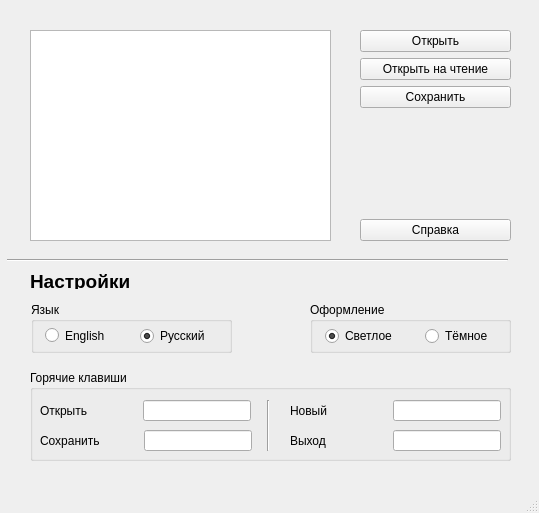
<?xml version="1.0" encoding="UTF-8"?>
<ui version="4.0">
 <class>MainWindow</class>
 <widget class="QMainWindow" name="MainWindow">
  <property name="enabled">
   <bool>true</bool>
  </property>
  <property name="geometry">
   <rect>
    <x>0</x>
    <y>0</y>
    <width>539</width>
    <height>513</height>
   </rect>
  </property>
  <property name="sizePolicy">
   <sizepolicy hsizetype="Fixed" vsizetype="Fixed">
    <horstretch>0</horstretch>
    <verstretch>0</verstretch>
   </sizepolicy>
  </property>
  <property name="windowTitle">
   <string>Урок 05</string>
  </property>
  <property name="locale">
   <locale language="Russian" country="Russia"/>
  </property>
  <property name="inputMethodHints">
   <set>Qt::ImhNone</set>
  </property>
  <widget class="QWidget" name="centralwidget">
   <widget class="QPlainTextEdit" name="plainTextEdit">
    <property name="geometry">
     <rect>
      <x>30</x>
      <y>30</y>
      <width>301</width>
      <height>211</height>
     </rect>
    </property>
   </widget>
   <widget class="Line" name="line">
    <property name="geometry">
     <rect>
      <x>7</x>
      <y>250</y>
      <width>501</width>
      <height>20</height>
     </rect>
    </property>
    <property name="orientation">
     <enum>Qt::Horizontal</enum>
    </property>
   </widget>
   <widget class="QWidget" name="verticalLayoutWidget_3">
    <property name="geometry">
     <rect>
      <x>360</x>
      <y>30</y>
      <width>151</width>
      <height>211</height>
     </rect>
    </property>
    <layout class="QVBoxLayout" name="verticalLayout_4">
     <item>
      <widget class="QPushButton" name="open_button">
       <property name="locale">
        <locale language="Russian" country="Russia"/>
       </property>
       <property name="text">
        <string>Открыть</string>
       </property>
      </widget>
     </item>
     <item>
      <widget class="QPushButton" name="open_read_button">
       <property name="locale">
        <locale language="Russian" country="Russia"/>
       </property>
       <property name="text">
        <string>Открыть на чтение</string>
       </property>
      </widget>
     </item>
     <item>
      <widget class="QPushButton" name="save_button">
       <property name="locale">
        <locale language="Russian" country="Russia"/>
       </property>
       <property name="text">
        <string>Сохранить</string>
       </property>
      </widget>
     </item>
     <item>
      <spacer name="verticalSpacer">
       <property name="orientation">
        <enum>Qt::Vertical</enum>
       </property>
       <property name="sizeHint" stdset="0">
        <size>
         <width>20</width>
         <height>40</height>
        </size>
       </property>
      </spacer>
     </item>
     <item>
      <widget class="QPushButton" name="help_button">
       <property name="locale">
        <locale language="Russian" country="Russia"/>
       </property>
       <property name="text">
        <string>Справка</string>
       </property>
      </widget>
     </item>
    </layout>
   </widget>
   <widget class="QLabel" name="settings_label">
    <property name="geometry">
     <rect>
      <x>30</x>
      <y>273</y>
      <width>101</width>
      <height>16</height>
     </rect>
    </property>
    <property name="font">
     <font>
      <pointsize>14</pointsize>
      <bold>true</bold>
     </font>
    </property>
    <property name="text">
     <string>Настройки</string>
    </property>
   </widget>
   <widget class="QGroupBox" name="hotkeys_group">
    <property name="geometry">
     <rect>
      <x>30</x>
      <y>370</y>
      <width>481</width>
      <height>91</height>
     </rect>
    </property>
    <property name="title">
     <string>Горячие клавиши</string>
    </property>
    <widget class="Line" name="line_2">
     <property name="geometry">
      <rect>
       <x>230</x>
       <y>30</y>
       <width>16</width>
       <height>51</height>
      </rect>
     </property>
     <property name="orientation">
      <enum>Qt::Vertical</enum>
     </property>
    </widget>
    <widget class="QWidget" name="horizontalLayoutWidget_7">
     <property name="geometry">
      <rect>
       <x>260</x>
       <y>30</y>
       <width>211</width>
       <height>21</height>
      </rect>
     </property>
     <layout class="QHBoxLayout" name="horizontalLayout_7">
      <item>
       <widget class="QLabel" name="label_new">
        <property name="text">
         <string>Новый</string>
        </property>
       </widget>
      </item>
      <item>
       <spacer name="horizontalSpacer_5">
        <property name="orientation">
         <enum>Qt::Horizontal</enum>
        </property>
        <property name="sizeHint" stdset="0">
         <size>
          <width>40</width>
          <height>20</height>
         </size>
        </property>
       </spacer>
      </item>
      <item>
       <widget class="QLineEdit" name="new_edit">
        <property name="sizePolicy">
         <sizepolicy hsizetype="Fixed" vsizetype="Fixed">
          <horstretch>0</horstretch>
          <verstretch>0</verstretch>
         </sizepolicy>
        </property>
        <property name="mouseTracking">
         <bool>true</bool>
        </property>
        <property name="focusPolicy">
         <enum>Qt::StrongFocus</enum>
        </property>
        <property name="locale">
         <locale language="English" country="UnitedStates"/>
        </property>
       </widget>
      </item>
     </layout>
    </widget>
    <widget class="QWidget" name="horizontalLayoutWidget_5">
     <property name="geometry">
      <rect>
       <x>10</x>
       <y>30</y>
       <width>211</width>
       <height>21</height>
      </rect>
     </property>
     <layout class="QHBoxLayout" name="horizontalLayout_5">
      <item>
       <widget class="QLabel" name="label_open">
        <property name="text">
         <string>Открыть</string>
        </property>
       </widget>
      </item>
      <item>
       <spacer name="horizontalSpacer_3">
        <property name="orientation">
         <enum>Qt::Horizontal</enum>
        </property>
        <property name="sizeHint" stdset="0">
         <size>
          <width>40</width>
          <height>20</height>
         </size>
        </property>
       </spacer>
      </item>
      <item>
       <widget class="QLineEdit" name="open_edit">
        <property name="sizePolicy">
         <sizepolicy hsizetype="Fixed" vsizetype="Fixed">
          <horstretch>0</horstretch>
          <verstretch>0</verstretch>
         </sizepolicy>
        </property>
        <property name="mouseTracking">
         <bool>true</bool>
        </property>
        <property name="focusPolicy">
         <enum>Qt::StrongFocus</enum>
        </property>
        <property name="contextMenuPolicy">
         <enum>Qt::NoContextMenu</enum>
        </property>
        <property name="acceptDrops">
         <bool>false</bool>
        </property>
        <property name="whatsThis">
         <string notr="true"/>
        </property>
        <property name="accessibleName">
         <string notr="true"/>
        </property>
        <property name="accessibleDescription">
         <string notr="true"/>
        </property>
        <property name="locale">
         <locale language="English" country="UnitedStates"/>
        </property>
        <property name="inputMethodHints">
         <set>Qt::ImhNone</set>
        </property>
        <property name="inputMask">
         <string notr="true"/>
        </property>
        <property name="maxLength">
         <number>32767</number>
        </property>
        <property name="frame">
         <bool>true</bool>
        </property>
        <property name="echoMode">
         <enum>QLineEdit::Normal</enum>
        </property>
        <property name="readOnly">
         <bool>false</bool>
        </property>
        <property name="placeholderText">
         <string notr="true"/>
        </property>
       </widget>
      </item>
     </layout>
    </widget>
    <widget class="QWidget" name="horizontalLayoutWidget_6">
     <property name="geometry">
      <rect>
       <x>10</x>
       <y>60</y>
       <width>212</width>
       <height>21</height>
      </rect>
     </property>
     <layout class="QHBoxLayout" name="horizontalLayout_6">
      <item>
       <widget class="QLabel" name="label_save">
        <property name="text">
         <string>Сохранить</string>
        </property>
       </widget>
      </item>
      <item>
       <spacer name="horizontalSpacer_4">
        <property name="orientation">
         <enum>Qt::Horizontal</enum>
        </property>
        <property name="sizeHint" stdset="0">
         <size>
          <width>40</width>
          <height>20</height>
         </size>
        </property>
       </spacer>
      </item>
      <item>
       <widget class="QLineEdit" name="save_edit">
        <property name="sizePolicy">
         <sizepolicy hsizetype="Fixed" vsizetype="Fixed">
          <horstretch>0</horstretch>
          <verstretch>0</verstretch>
         </sizepolicy>
        </property>
        <property name="mouseTracking">
         <bool>true</bool>
        </property>
        <property name="focusPolicy">
         <enum>Qt::StrongFocus</enum>
        </property>
        <property name="locale">
         <locale language="English" country="UnitedStates"/>
        </property>
       </widget>
      </item>
     </layout>
    </widget>
    <widget class="QWidget" name="horizontalLayoutWidget_8">
     <property name="geometry">
      <rect>
       <x>260</x>
       <y>60</y>
       <width>211</width>
       <height>21</height>
      </rect>
     </property>
     <layout class="QHBoxLayout" name="horizontalLayout_8">
      <item>
       <widget class="QLabel" name="label_quit">
        <property name="text">
         <string>Выход</string>
        </property>
       </widget>
      </item>
      <item>
       <spacer name="horizontalSpacer_6">
        <property name="orientation">
         <enum>Qt::Horizontal</enum>
        </property>
        <property name="sizeHint" stdset="0">
         <size>
          <width>40</width>
          <height>20</height>
         </size>
        </property>
       </spacer>
      </item>
      <item>
       <widget class="QLineEdit" name="quit_edit">
        <property name="sizePolicy">
         <sizepolicy hsizetype="Fixed" vsizetype="Fixed">
          <horstretch>0</horstretch>
          <verstretch>0</verstretch>
         </sizepolicy>
        </property>
        <property name="mouseTracking">
         <bool>true</bool>
        </property>
        <property name="focusPolicy">
         <enum>Qt::StrongFocus</enum>
        </property>
        <property name="locale">
         <locale language="English" country="UnitedStates"/>
        </property>
       </widget>
      </item>
     </layout>
    </widget>
   </widget>
   <widget class="QGroupBox" name="lang_group">
    <property name="geometry">
     <rect>
      <x>31</x>
      <y>302</y>
      <width>201</width>
      <height>51</height>
     </rect>
    </property>
    <property name="title">
     <string>Язык</string>
    </property>
    <widget class="QRadioButton" name="english_radio_button">
     <property name="geometry">
      <rect>
       <x>14</x>
       <y>24</y>
       <width>69</width>
       <height>19</height>
      </rect>
     </property>
     <property name="locale">
      <locale language="English" country="UnitedStates"/>
     </property>
     <property name="text">
      <string>English</string>
     </property>
    </widget>
    <widget class="QRadioButton" name="russian_radio_button">
     <property name="geometry">
      <rect>
       <x>109</x>
       <y>24</y>
       <width>77</width>
       <height>20</height>
      </rect>
     </property>
     <property name="text">
      <string>Русский</string>
     </property>
     <property name="checked">
      <bool>true</bool>
     </property>
    </widget>
   </widget>
   <widget class="QGroupBox" name="theme_group">
    <property name="geometry">
     <rect>
      <x>310</x>
      <y>302</y>
      <width>201</width>
      <height>51</height>
     </rect>
    </property>
    <property name="title">
     <string>Оформление</string>
    </property>
    <widget class="QRadioButton" name="light_radio_button">
     <property name="geometry">
      <rect>
       <x>15</x>
       <y>24</y>
       <width>77</width>
       <height>20</height>
      </rect>
     </property>
     <property name="text">
      <string>Светлое</string>
     </property>
     <property name="checked">
      <bool>true</bool>
     </property>
    </widget>
    <widget class="QRadioButton" name="dark_radio_button">
     <property name="geometry">
      <rect>
       <x>115</x>
       <y>24</y>
       <width>72</width>
       <height>20</height>
      </rect>
     </property>
     <property name="text">
      <string>Тёмное</string>
     </property>
    </widget>
   </widget>
  </widget>
  <widget class="QMenuBar" name="menubar">
   <property name="enabled">
    <bool>true</bool>
   </property>
   <property name="geometry">
    <rect>
     <x>0</x>
     <y>0</y>
     <width>539</width>
     <height>24</height>
    </rect>
   </property>
  </widget>
  <widget class="QStatusBar" name="statusbar"/>
 </widget>
 <resources/>
 <connections/>
</ui>
